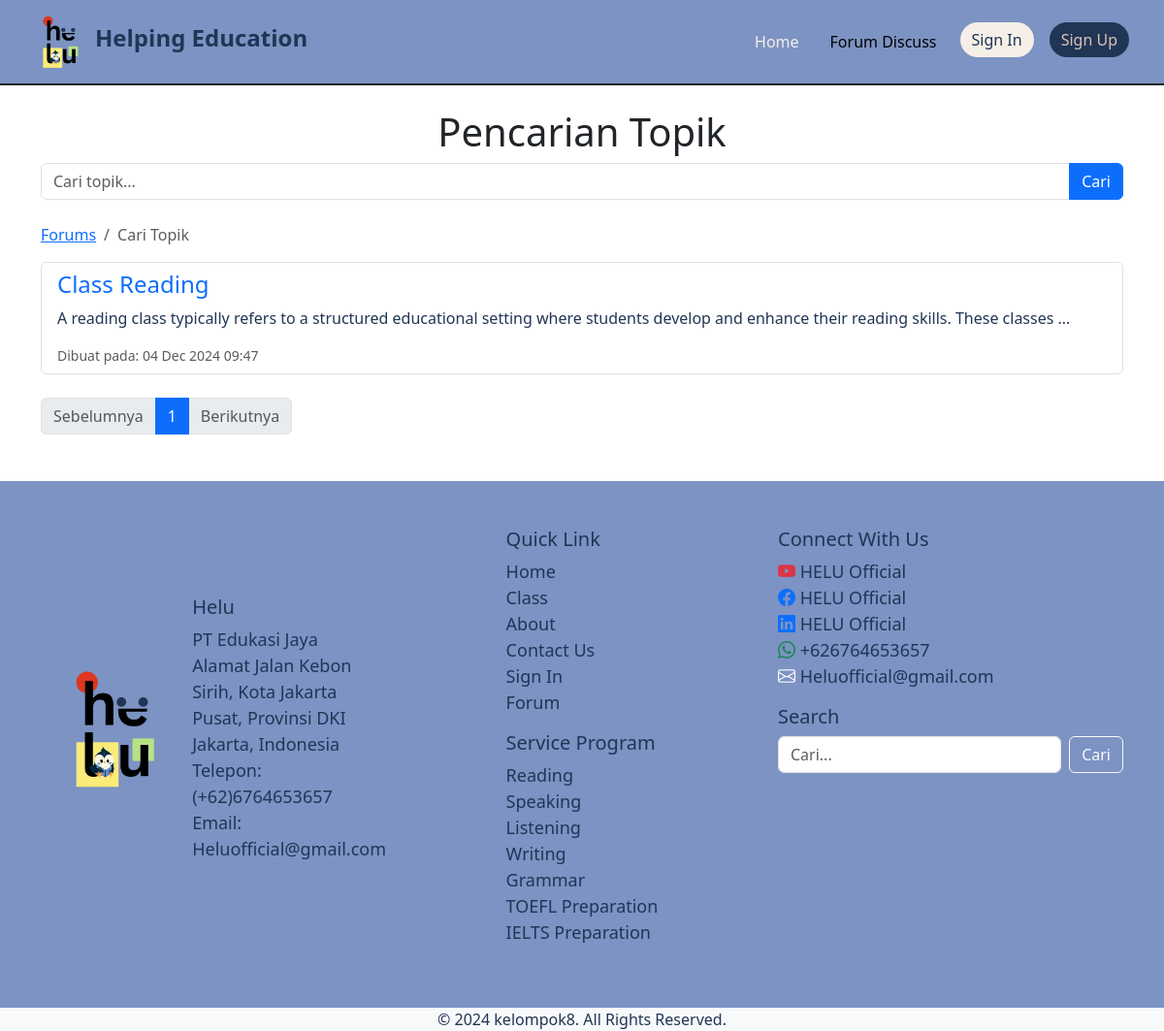
The page /forum/find/ on the database as committed earlier.
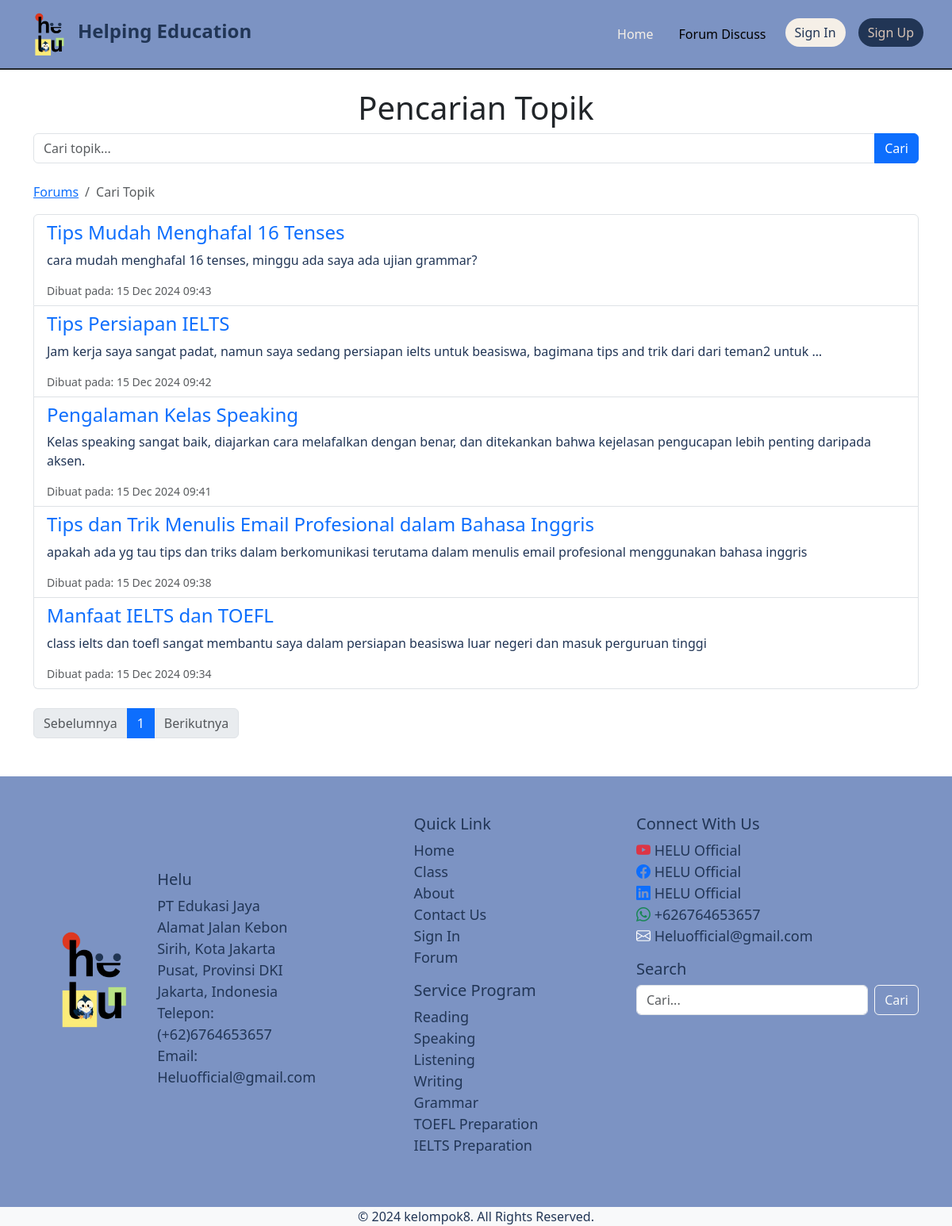
The same page on the database as committed later.
### forum_discuss/models.py (models this page shows, shortened)
class Topic(models.Model):
    title = models.CharField(max_length=200, verbose_name="Judul")
    description = models.TextField(verbose_name="Deskripsi")
    created_at = models.DateTimeField(auto_now_add=True, verbose_name="Dibuat pada")
    created_by = models.ForeignKey(User, on_delete=models.CASCADE, verbose_name="Dibuat oleh")
    image = models.ImageField(upload_to='topic_images/', blank=True, null=True)
    updated_at = models.DateTimeField(auto_now=True, verbose_name="Terakhir diperbarui pada")
    likes = models.ManyToManyField(User, related_name='liked_topics', blank=True)
    unlikes = models.ManyToManyField(User, related_name='unliked_topics', blank=True)
    class Meta:
        verbose_name = "Topik"
        verbose_name_plural = "Topik-topik"
        ordering = ['-created_at']  # Mengurutkan topik berdasarkan waktu pembuatan terbaru

### forum_discuss/views.py (the view)
# urls.py: path('find/', views.find_topic, name='find_topic'),
def find_topic(request):
    query = request.GET.get('q', '')  # Ambil input pencarian
    topics = Topic.objects.filter(Q(title__icontains=query) | Q(description__icontains=query)).order_by('-created_at')  # Filter berdasarkan judul atau deskripsi
    paginator = Paginator(topics, 10)  # Batasi 10 topik per halaman
    page_number = request.GET.get('page', 1)
    page_topics = paginator.get_page(page_number)
    context = {
        'topics': page_topics,
        'query': query,
    }
    return render(request, 'forum/find_topic.html', context)

### classPage/context_processors.py (called while the page is built)
def global_testimonials(request):
    return {
        'global_testimonials': Testimonial.objects.all()
    }

### templates/forum/find_topic.html (shortened to what this page needs)
{% extends 'topicBase.html' %}
{% block content %}
<div class="container mt-4">
    <h1 class="text-center">Pencarian Topik</h1>
    <form method="get" action="{% url 'find_topic' %}" class="mb-4">
        <div class="input-group">
            <input type="text" name="q" class="form-control" placeholder="Cari topik..." value="{{ query }}">
            <button class="btn btn-primary" type="submit">Cari</button>
        </div>
    </form>
    <nav aria-label="breadcrumb">
        <ol class="breadcrumb">
          <li class="breadcrumb-item"><a href="{% url 'topic_list' %}">Forums</a></li>
          <li class="breadcrumb-item active" aria-current="page">Cari Topik</li>
        </ol>
    </nav>
    {% if topics %}
        <ul class="list-group">
            {% for topic in topics %}
                <li class="list-group-item">
                    <a href="{% url 'topic_detail' topic.pk %}" class="text-decoration-none">
                        <h4>{{ topic.title }}</h4>
                        <p>{{ topic.description|truncatewords:20 }}</p>
                    </a>
                    <div class="text-muted small">Dibuat pada: {{ topic.created_at|date:"d M Y H:i" }}</div>
                </li>
            {% endfor %}
        </ul>
        <nav aria-label="Pagination">
            <ul class="pagination mt-4">
                {% if topics.has_previous %}
                    <li class="page-item">
                        <a class="page-link" href="?q={{ query }}&page={{ topics.previous_page_number }}">Sebelumnya</a>
                    </li>
                {% else %}
                    <li class="page-item disabled"><span class="page-link">Sebelumnya</span></li>
                {% endif %}
                <li class="page-item active">
                    <span class="page-link">{{ topics.number }}</span>
                </li>
                {% if topics.has_next %}
                    <li class="page-item">
                        <a class="page-link" href="?q={{ query }}&page={{ topics.next_page_number }}">Berikutnya</a>
                    </li>
                {% else %}
                    <li class="page-item disabled"><span class="page-link">Berikutnya</span></li>
                {% endif %}
            </ul>
        </nav>
    {% else %}
        <p class="text-center">Tidak ada topik yang ditemukan untuk pencarian "{{ query }}".</p>
    {% endif %}
</div>
{% endblock %}

Rows that differ between the two databases and show on the page:
removed Topic: title "Class Reading", description "A reading class typically refers to a structured educational setting where students develop and enhance their reading skills. These classes …", created_at "04 Dec 2024 09:47"
added Topic: title "Tips Mudah Menghafal 16 Tenses", description "cara mudah menghafal 16 tenses, minggu ada saya ada ujian grammar?", created_at "15 Dec 2024 09:43"
added Topic: title "Tips Persiapan IELTS", description "Jam kerja saya sangat padat, namun saya sedang persiapan ielts untuk beasiswa, bagimana tips and trik dari dari teman2 untuk …", created_at "15 Dec 2024 09:42"
added Topic: title "Pengalaman Kelas Speaking", description "Kelas speaking sangat baik, diajarkan cara melafalkan dengan benar, dan ditekankan bahwa kejelasan pengucapan lebih penting daripada aksen.", created_at "15 Dec 2024 09:41"
added Topic: title "Tips dan Trik Menulis Email Profesional dalam Bahasa Inggris", description "apakah ada yg tau tips dan triks dalam berkomunikasi terutama dalam menulis email profesional menggunakan bahasa inggris", created_at "15 Dec 2024 09:38"
added Topic: title "Manfaat IELTS dan TOEFL", description "class ielts dan toefl sangat membantu saya dalam persiapan beasiswa luar negeri dan masuk perguruan tinggi", created_at "15 Dec 2024 09:34"
